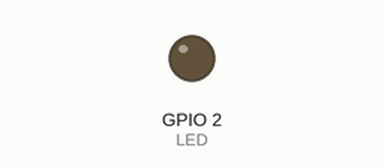
A program run on a simulated ESP8266 (NodeMCU). Shown: output pins drawn as LEDs (lit = HIGH). A WiFi scan finds three made-up networks; what the program prints to the serial monitor is not drawn.

Above: at 0.15 s.
Timing chart, 0 to 6.6 s (numbered marks = the images above):
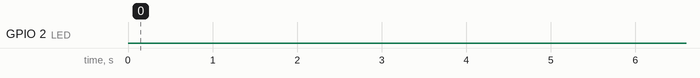

The program:

main.cpp
```cpp
#include <Arduino.h>
#include "ESP8266WiFi.h"

#define LED 2
#define SCAN_PERIOD 5000

long lastMillis = 0;
long currentMillis = 0;
int networks = 0;

void setup()
{
  // put your setup code here, to run once:

  pinMode(LED, OUTPUT);
  Serial.begin(115200);
  WiFi.mode(WIFI_STA);
  WiFi.disconnect();
  delay(100);

  Serial.println("Set up ready");
}

void loop()
{
  // put your main code here, to run repeatedly:

  currentMillis = millis();
  if (currentMillis - lastMillis > SCAN_PERIOD)
  {
    lastMillis = currentMillis;
    digitalWrite(LED, LOW);
    WiFi.scanNetworks(true);
    Serial.println();
    Serial.println("Scan start...");
  }

  networks = WiFi.scanComplete();
  if (networks >= 0)
  {
    digitalWrite(LED, HIGH);
    Serial.print(networks);
    Serial.println(" networks found!");

    for (int i=0; i < networks; i++)
    {
      Serial.print(i+1);
      Serial.print(":");
      Serial.println(WiFi.SSID(i));
    }

    WiFi.scanDelete();
  }
}
```

Measured:
- by itself, GPIO 2 (LED): alternates HIGH for 3.0 s and LOW for 2.0 s
